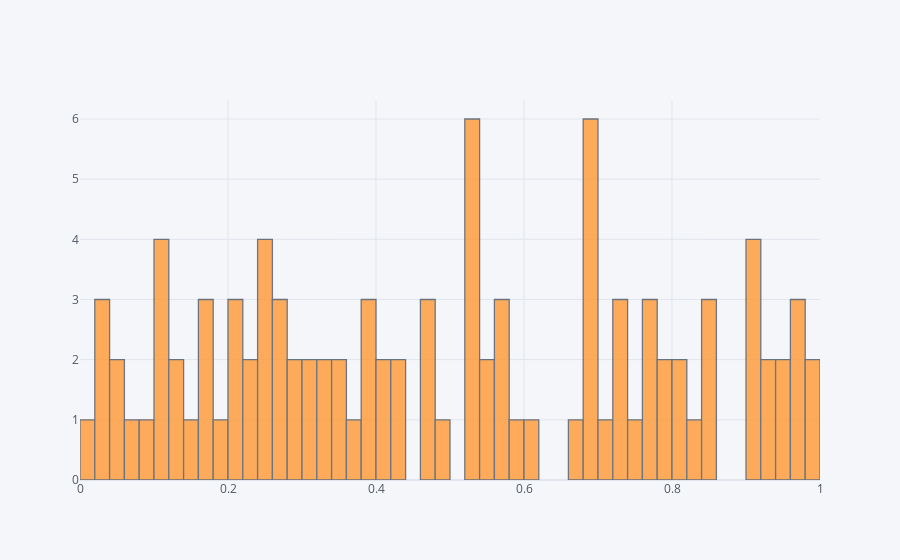

The notebook cell saved with this chart:
### Code cell
df['A'].iplot(kind='hist',bins=50)

### Figure 1 — Plotly figure (JSON) as saved in the notebook; plotly's stock layout.template omitted (floating-point values rounded to 4 significant figures)
{"data": [{"histfunc": "count", "histnorm": "", "marker": {"color": "rgba(255, 153, 51, 1.0)", "line": {"color": "#4D5663", "width": 1.3}}, "name": "A", "nbinsx": 50, "opacity": 0.8, "orientation": "v", "type": "histogram", "x": [0.2217, 0.7619, 0.5687, 0.1136, 0.2024, 0.5342, 0.5274, 0.2761, 0.4184, 0.9485, 0.2589, 0.8294, 0.7327, 0.2779, 0.9783, 0.1038, 0.5464, 0.5983, 0.2023, 0.7022, 0.3013, 0.96, 0.5563, 0.1957, 0.8476, 0.7664, 0.5636, 0.3766, 0.3926, 0.9154, 0.2474, 0.4884, 0.5279, 0.5307, 0.3318, 0.3542, 0.693, 0.7654, 0.8458, 0.478, 0.4213, 0.5382, 0.01452, 0.4791, 0.1694, 0.1539, 0.2656, 0.3309, 0.6859, 0.08715, 0.4219, 0.9548, 0.4664, 0.919, 0.1224, 0.9884, 0.7862, 0.8137, 0.2128, 0.4079, 0.2892, 0.2248, 0.3847, 0.5374, 0.1039, 0.8486, 0.06114, 0.03263, 0.921, 0.9119, 0.9184, 0.6883, 0.03702, 0.8151, 0.3087, 0.9676, 0.1039, 0.7888, 0.388, 0.3443, 0.6621, 0.05432, 0.6901, 0.577, 0.9841, 0.03326, 0.6977, 0.2573, 0.7425, 0.6152, 0.9299, 0.05911, 0.1319, 0.733, 0.163, 0.2882, 0.7338, 0.2468, 0.6802, 0.1751]}], "layout": {"autosize": true, "barmode": "overlay", "legend": {"bgcolor": "#F5F6F9", "font": {"color": "#4D5663"}}, "paper_bgcolor": "#F5F6F9", "plot_bgcolor": "#F5F6F9", "title": {"font": {"color": "#4D5663"}}, "xaxis": {"autorange": true, "gridcolor": "#E1E5ED", "range": [4.684e-17, 1], "showgrid": true, "tickfont": {"color": "#4D5663"}, "title": {"font": {"color": "#4D5663"}, "text": ""}, "type": "linear", "zerolinecolor": "#E1E5ED"}, "yaxis": {"autorange": true, "gridcolor": "#E1E5ED", "range": [0, 6.316], "showgrid": true, "tickfont": {"color": "#4D5663"}, "title": {"font": {"color": "#4D5663"}, "text": ""}, "zerolinecolor": "#E1E5ED"}}}
